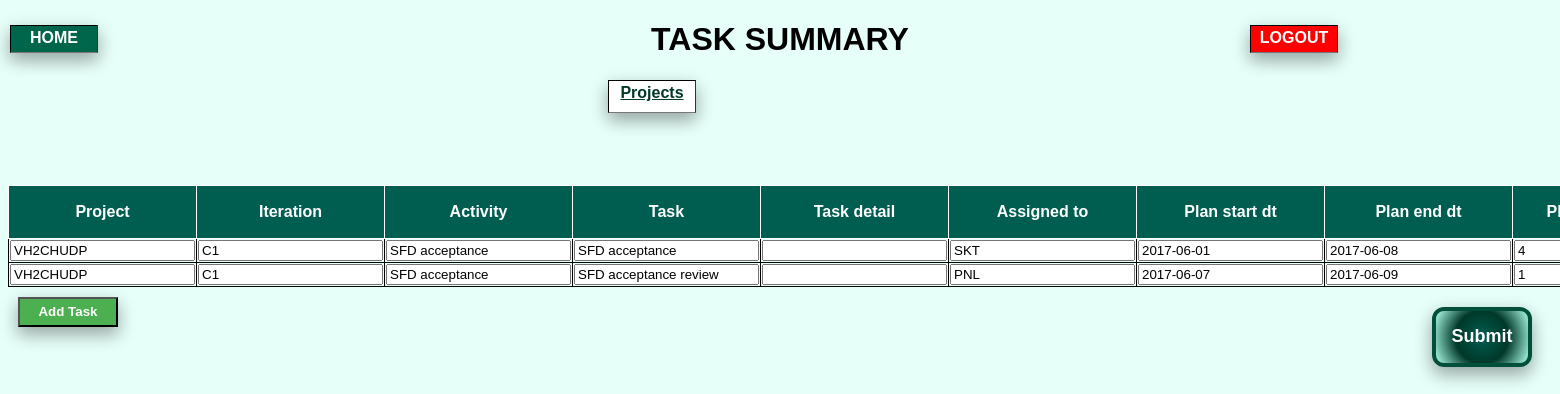
The app's page /TaskMaster.php?project_cd=VH2CHUDP with its own data.
### tables this page shows
CREATE TABLE `cpms_task` (
  `task_id` bigint(20) NOT NULL,
  `task_project_id` char(8) NOT NULL,
  `task_iteration` char(2) NOT NULL,
  `task_activity_cd` varchar(6) NOT NULL,
  `task_name` varchar(6) NOT NULL,
  `task_detail` varchar(25) NOT NULL DEFAULT ' ',
  `task_owner` char(3) NOT NULL,
  `task_pln_start_dt` date DEFAULT NULL,
  `task_pln_end_dt` date DEFAULT NULL,
  `task_act_start_dt` date DEFAULT NULL,
  `task_act_end_dt` date DEFAULT NULL,
  `task_pln_budget` decimal(7,0) NOT NULL DEFAULT '0',
  `task_act_budget` decimal(7,0) NOT NULL DEFAULT '0',
  `task_nit` decimal(7,0) NOT NULL DEFAULT '0',
  `task_ttf` decimal(7,0) NOT NULL DEFAULT '0'
);

### TaskMaster.php (the view, shortened to what this page needs)
<!DOCTYPE html>
<html>
<head>
<link rel="stylesheet" type="text/css" href="activity_report.css">
<?php
$prjcd=$_GET["project_cd"];
include "database_connect.php";
$sql0= "select
		a.task_project_id,
		a.task_iteration,
		(select activity_name from cpms_activity where cpms_activity.activity_cd = a.task_activity_cd),
		(select activity_name from cpms_activity where cpms_activity.activity_cd = a.task_name),
		a.task_detail,
		a.task_owner ,
		a.task_pln_start_dt,
		a.task_pln_end_dt,
		a.task_pln_budget,
		a.task_id,
		a.task_activity_cd,
		a.task_name
		from cpms_task a
		where a.task_project_id = '$prjcd' " ;
$sql4="Select project_release_cd from cpms_project where project_cd = '$prjcd' ";
$query0=mysqli_query($con,$sql0);
?>
</head>
<body >
<div class="home" >
    <a href="next.php">HOME</a>
</div>
<div class="logout">
    <a href="home.php">LOGOUT</a>
</div>
<h1 style="text-align: center;"> TASK SUMMARY </h1>
<div style="margin-left:600px; border-bottom: 1px solid #777777;
    border-left: 1px solid #000000;
    border-right: 1px solid #333333;
    border-top: 1px solid #000000;
    text-align:center;
	font-weight:bold;
	text-decoration:none;
	background-color:white;
	display: block; height: 25px;
	width:80px;
    padding: 3px;
	box-shadow: 0 8px 16px 0 rgba(0,0,0,0.2), 0 6px 20px 0 rgba(0,0,0,0.19);         ">
	<?php
	$query4=mysqli_query($con,$sql4);
	$row=mysqli_fetch_array($query4);
    echo "<a style=\"color: #003829;\" onMouseOver=\"this.style.color='red'\" onMouseOut=\"this.style.color='#003829'\" href=\"ProjectMaster.php?rls_cd=" .$row[0]. "\">Projects</a> ";
	?>
</div>
<form action="tsk_db.php" method="POST" >
<br>
<br>
<br>
<br>
<table  id="example" class="display" cellspacing="5" width="100%">
        <thead>
            <tr>
				<th align="left">Project</th>
                <th align="left">Iteration</th>
                <th align="left">Activity</th>
                <th align="left">Task</th>
				<th align="left">Task detail</th>
				<th align="left">Assigned to</th>
				<th align="left">Plan start dt</th>
				<th align="left">Plan end dt</th>
				<th align="left">Planned budget</th>
            </tr>
        </thead>
        <tbody>
		<?php
		if(mysqli_num_rows($query0))
		{
		while($row=mysqli_fetch_array($query0))
		{
			?>
            <tr>
				<td><input type="text" id="pname" name="pname[]" value="<?php echo $row[0]?>" ></td>
				<td><input type="text" id="itr" name="itr[]" value="<?php echo $row[1]?>" ></td>
				<td><input type="text" id="activity" name="activity[]" value="<?php echo $row[2]?>" ></td>
				<td><input type="text" id="task" name="task[]" value="<?php echo $row[3]?>" ></td>
				<td><input type="text" id="task_detail" name="task_detail[]" value="<?php echo $row[4]?>" ></td>
				<td><input type="text" id="owner" name="owner[]" value="<?php echo $row[5]?>" ></td>
				<td><input type="text" id="strtdt" name="strtdt[]" value="<?php echo $row[6]?>" ></td>
				<td><input type="text" id="enddt" name="enddt[]" value="<?php echo $row[7]?>" ></td>
				<td><input type="text" id="budget" name="budget[]" value="<?php echo $row[8]?>" ></td>
            </tr>
		<?php }}
			?>
		</tbody>
 </table>
	<button class="submit" type="submit" name="submit"  >Submit</button>
</form>
	<button  class="addrow" onclick="myFunction()">Add Task</button>
</body>
</html>

### activity_report.css (style rules this page uses)
body { font-family: Verdana,sans-serif;background-color:#e7fff9 }
table, td { border: 1px solid black; }
thead th { border: 1px solid white; }
table { border-collapse:collapse; text-align:center; }
th { height:50px; color:white; text-align:center; background-color:#005e51; }
.submit { float:right; width:100px; height:60px; margin:20px; color:white; background: radial-gradient(circle, #005e51, #003829, #afffea); border:4px solid #004f3a; border-radius:12px; font-weight:bold; font-size:18px; box-shadow: 0 8px 16px 0 rgba(0,0,0,0.2), 0 6px 20px 0 rgba(0,0,0,0.19); }
.addrow { width:100px; height:30px; margin:10px; padding:5px; color:white; background-color:#4CAF50; font-weight:bold; box-shadow: 0 8px 16px 0 rgba(0,0,0,0.2), 0 6px 20px 0 rgba(0,0,0,0.19); }
.home a { position:absolute; top:25px; left:10px; border-bottom: 1px solid #777777; border-left: 1px solid #000000; border-right: 1px solid #333333; border-top: 1px solid #000000; text-align:center; font-weight:bold; text-decoration:none; color:white; background-color:#00664b; display: block; height: 20px; width:80px; padding: 3px; box-shadow: 0 8px 16px 0 rgba(0,0,0,0.2), 0 6px 20px 0 rgba(0,0,0,0.19); }
.logout a { position:absolute; top:25px; left:1250px; border-bottom: 1px solid #777777; border-left: 1px solid #000000; border-right: 1px solid #333333; border-top: 1px solid #000000; text-align:center; font-weight:bold; text-decoration:none; color:white; background-color:red; display: block; height: 20px; width:80px; padding: 3px; box-shadow: 0 8px 16px 0 rgba(0,0,0,0.2), 0 6px 20px 0 rgba(0,0,0,0.19); }

### records on screen
cpms_task: task_project "VH2CHUDP", task_iteration "C1", value "SFD acceptance", task_owner "SKT", task_pln_start_dt "2017-06-01", task_pln_end_dt "2017-06-08", task_pln_budget "4"
cpms_task: task_project "VH2CHUDP", task_iteration "C1", value "SFD acceptance", value "SFD acceptance review", task_owner "PNL", task_pln_start_dt "2017-06-07", task_pln_end_dt "2017-06-09", task_pln_budget "1"
